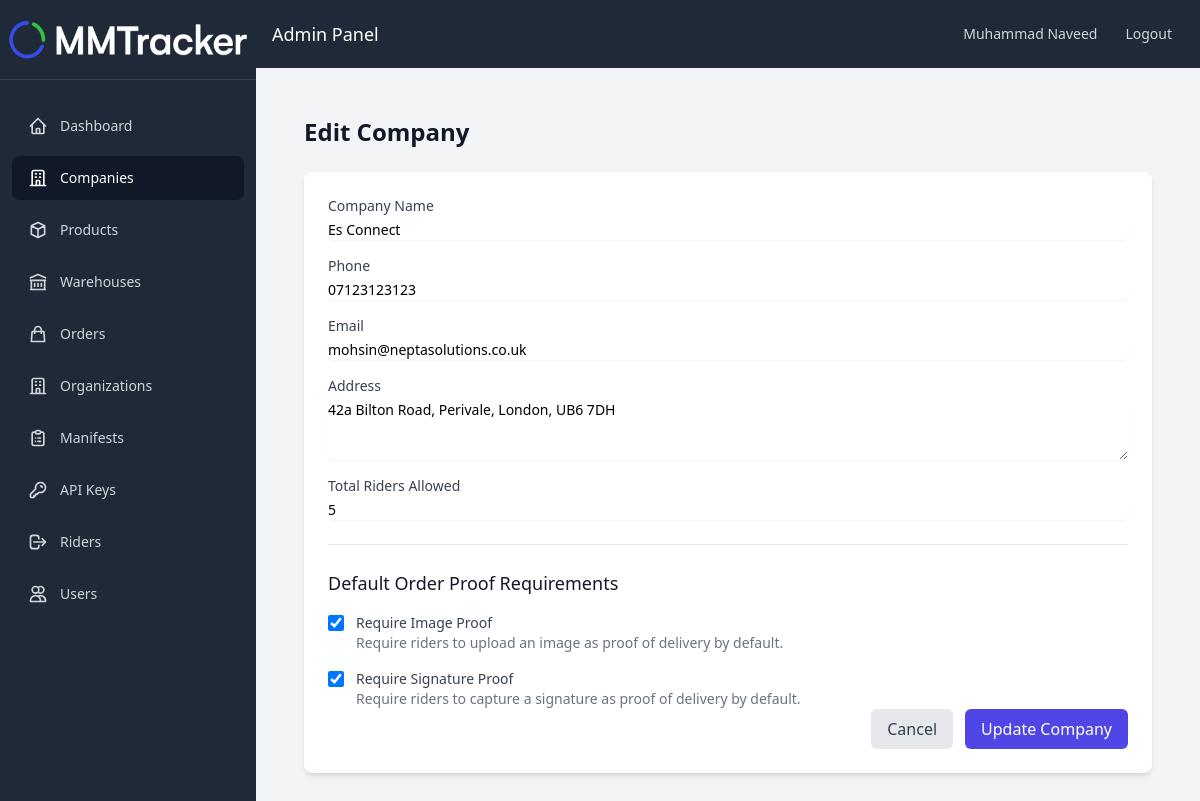
The page /pages/companies/edit.php?id=12 (signed in) on the database its author committed.
### tables this page shows
CREATE TABLE `Companies` (
  `id` int(11) NOT NULL,
  `name` varchar(255) NOT NULL,
  `phone` varchar(20) DEFAULT NULL,
  `email` varchar(255) DEFAULT NULL,
  `address` text DEFAULT NULL,
  `total_riders_allowed` int(11) DEFAULT NULL,
  `default_requires_image_proof` tinyint(1) NOT NULL DEFAULT 1,
  `default_requires_signature_proof` tinyint(1) NOT NULL DEFAULT 1,
  `created_at` timestamp NOT NULL DEFAULT current_timestamp(),
  `updated_at` timestamp NOT NULL DEFAULT current_timestamp() ON UPDATE current_timestamp()
);

### includes/config.php (called while the page is built, shortened)
<?php
$db_host = 'localhost';
$db_user = 'root';
$db_pass = '';
$db_name = 'u337053559_delivery';
$conn = mysqli_connect($db_host, $db_user, $db_pass, $db_name);
mysqli_set_charset($conn, "utf8mb4");
function cleanInput($data) {
    global $conn;
    $data = trim($data);
    $data = stripslashes($data);
    $data = htmlspecialchars($data);
    return mysqli_real_escape_string($conn, $data);
}
?>

### pages/companies/edit.php (the view, shortened to what this page needs)
<?php
require_once '../../includes/config.php';
$company = null;
if (isset($_GET['id'])) {
    $id = cleanInput($_GET['id']);
    $query = "SELECT * FROM Companies WHERE id = ?";
    $stmt = mysqli_prepare($conn, $query);
    mysqli_stmt_bind_param($stmt, "i", $id);
    mysqli_stmt_execute($stmt);
    $result = mysqli_stmt_get_result($stmt);
    $company = mysqli_fetch_assoc($result);
}
?>
<!DOCTYPE html>
<html lang="en">
<head>
    <script src="https://cdn.tailwindcss.com"></script>
</head>
<body class="bg-gray-100">
    <?php include_once '../../includes/navbar.php'; ?>
    <div class="flex-1 flex flex-col">
        <div class="bg-gray-800 p-4 flex justify-between items-center">
            <div class="text-white text-lg">Admin Panel</div>
            <div class="flex items-center">
                <span class="text-gray-300 text-sm mr-4"><?php echo $_SESSION['user_name']; ?></span>
                <a href="<?php echo SITE_URL; ?>logout.php"
                    class="text-gray-300 hover:bg-gray-700 hover:text-white px-3 py-2 rounded-md text-sm font-medium">
                    Logout
                </a>
            </div>
        </div>
        <div class="p-4">
            <div class="max-w-7xl mx-auto px-4 sm:px-6 lg:px-8 py-8">
                <div class="mb-6">
                    <h1 class="text-2xl font-bold text-gray-900">Edit Company</h1>
                </div>
                <div class="bg-white shadow-md rounded-lg overflow-hidden p-6">
                    <form action="" method="POST">
                        <div class="mb-4">
                            <label for="name" class="block text-sm font-medium text-gray-700">Company Name</label>
                            <input type="text" name="name" id="name" required
                                value="<?php echo htmlspecialchars($company['name']); ?>"
                                class="mt-1 block w-full rounded-md border-gray-300 shadow-sm focus:border-indigo-500 focus:ring-indigo-500 sm:text-sm">
                        </div>
                        <div class="mb-4">
                            <label for="phone" class="block text-sm font-medium text-gray-700">Phone</label>
                            <input type="text" name="phone" id="phone"
                                value="<?php echo htmlspecialchars($company['phone']); ?>"
                                class="mt-1 block w-full rounded-md border-gray-300 shadow-sm focus:border-indigo-500 focus:ring-indigo-500 sm:text-sm">
                        </div>
                        <div class="mb-4">
                            <label for="email" class="block text-sm font-medium text-gray-700">Email</label>
                            <input type="email" name="email" id="email"
                                value="<?php echo htmlspecialchars($company['email']); ?>"
                                class="mt-1 block w-full rounded-md border-gray-300 shadow-sm focus:border-indigo-500 focus:ring-indigo-500 sm:text-sm">
                        </div>
                        <div class="mb-4">
                            <label for="address" class="block text-sm font-medium text-gray-700">Address</label>
                            <textarea name="address" id="address" rows="3"
                                class="mt-1 block w-full rounded-md border-gray-300 shadow-sm focus:border-indigo-500 focus:ring-indigo-500 sm:text-sm"><?php echo htmlspecialchars($company['address']); ?></textarea>
                        </div>
                        <div class="mb-4">
                            <label for="total_riders_allowed" class="block text-sm font-medium text-gray-700">Total Riders Allowed</label>
                            <input type="number" name="total_riders_allowed" id="total_riders_allowed"
                                value="<?php echo htmlspecialchars($company['total_riders_allowed']); ?>"
                                class="mt-1 block w-full rounded-md border-gray-300 shadow-sm focus:border-indigo-500 focus:ring-indigo-500 sm:text-sm">
                        </div>
                        <div class="md:col-span-2 border-t pt-6 mt-6">
                            <h3 class="text-lg font-medium text-gray-900 mb-4">Default Order Proof Requirements</h3>
                            <div class="space-y-4">
                                <div class="flex items-start">
                                    <div class="flex items-center h-5">
                                        <input id="default_requires_image_proof" name="default_requires_image_proof" type="checkbox" value="1"
                                               class="focus:ring-indigo-500 h-4 w-4 text-indigo-600 border-gray-300 rounded"
                                               <?php echo $company['default_requires_image_proof'] ? 'checked' : ''; ?>>
                                    </div>
                                    <div class="ml-3 text-sm">
                                        <label for="default_requires_image_proof" class="font-medium text-gray-700">Require Image Proof</label>
                                        <p class="text-gray-500">Require riders to upload an image as proof of delivery by default.</p>
                                    </div>
                                </div>
                                <div class="flex items-start">
                                    <div class="flex items-center h-5">
                                        <input id="default_requires_signature_proof" name="default_requires_signature_proof" type="checkbox" value="1"
                                               class="focus:ring-indigo-500 h-4 w-4 text-indigo-600 border-gray-300 rounded"
                                               <?php echo $company['default_requires_signature_proof'] ? 'checked' : ''; ?>>
                                    </div>
                                    <div class="ml-3 text-sm">
                                        <label for="default_requires_signature_proof" class="font-medium text-gray-700">Require Signature Proof</label>
                                        <p class="text-gray-500">Require riders to capture a signature as proof of delivery by default.</p>
                                    </div>
                                </div>
                            </div>
                        </div>
                        <div class="flex justify-end space-x-3">
                            <a href="index.php" class="bg-gray-200 text-gray-700 px-4 py-2 rounded-md hover:bg-gray-300">Cancel</a>
                            <button type="submit" class="bg-indigo-600 text-white px-4 py-2 rounded-md hover:bg-indigo-700">Update Company</button>
                        </div>
                    </form>
                </div>
            </div>
        </div>
</body>
</html>

### rows shown on the page
companies: name "Es Connect", phone "07123123123", email "mohsin@neptasolutions.co.uk", address "42a Bilton Road, Perivale, London, UB6 7DH", total_riders_allowed "5", default_requires_image_proof "☑", default_requires_signature_proof "☑"

### other values the page prints
$_SESSION['user_name'] "Muhammad Naveed"
